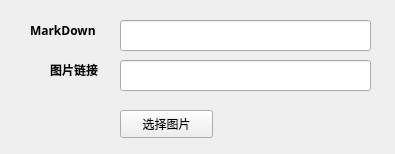
<?xml version="1.0" encoding="UTF-8"?>
<ui version="4.0">
 <class>Form</class>
 <widget class="QWidget" name="Form">
  <property name="geometry">
   <rect>
    <x>0</x>
    <y>0</y>
    <width>395</width>
    <height>154</height>
   </rect>
  </property>
  <property name="windowTitle">
   <string>百度图床</string>
  </property>
  <widget class="QLineEdit" name="markdown_show">
   <property name="geometry">
    <rect>
     <x>120</x>
     <y>20</y>
     <width>251</width>
     <height>31</height>
    </rect>
   </property>
  </widget>
  <widget class="QLineEdit" name="realurl">
   <property name="geometry">
    <rect>
     <x>120</x>
     <y>60</y>
     <width>251</width>
     <height>31</height>
    </rect>
   </property>
  </widget>
  <widget class="QLabel" name="label_markdown">
   <property name="geometry">
    <rect>
     <x>30</x>
     <y>20</y>
     <width>91</width>
     <height>21</height>
    </rect>
   </property>
   <property name="font">
    <font>
     <family>微软雅黑</family>
     <weight>75</weight>
     <bold>true</bold>
    </font>
   </property>
   <property name="text">
    <string>MarkDown</string>
   </property>
   <property name="textFormat">
    <enum>Qt::RichText</enum>
   </property>
  </widget>
  <widget class="QLabel" name="label_markdown_2">
   <property name="geometry">
    <rect>
     <x>50</x>
     <y>60</y>
     <width>61</width>
     <height>21</height>
    </rect>
   </property>
   <property name="font">
    <font>
     <family>微软雅黑</family>
     <weight>75</weight>
     <bold>true</bold>
    </font>
   </property>
   <property name="text">
    <string>图片链接</string>
   </property>
   <property name="textFormat">
    <enum>Qt::RichText</enum>
   </property>
  </widget>
  <widget class="QPushButton" name="fileSelect">
   <property name="geometry">
    <rect>
     <x>120</x>
     <y>110</y>
     <width>93</width>
     <height>28</height>
    </rect>
   </property>
   <property name="text">
    <string>选择图片</string>
   </property>
  </widget>
 </widget>
 <resources/>
 <connections/>
</ui>
